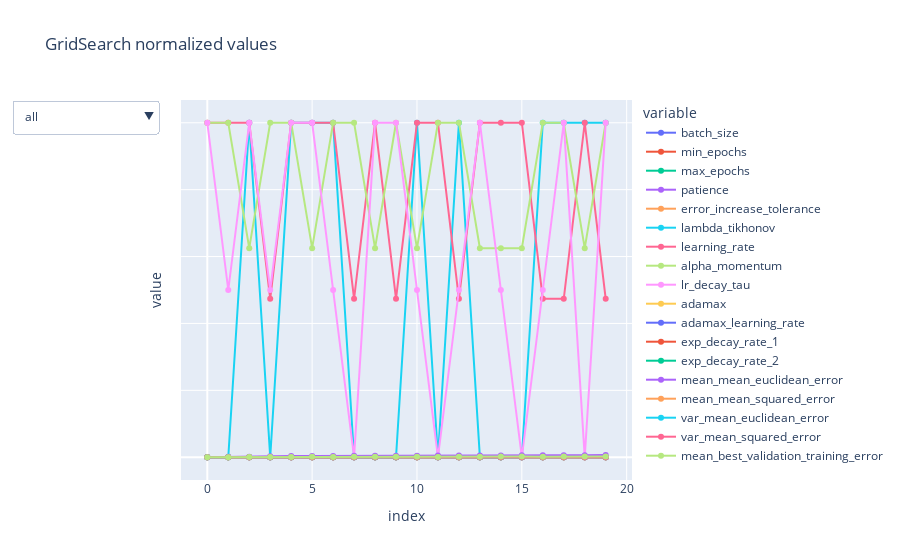

Notebook cell for this chart:
### Code cell
plot_gs(std_gs_results_clean.iloc[:20], 'GridSearch normalized values')

### Figure 1 — Plotly figure (JSON) as saved in the notebook; plotly's stock layout.template omitted (floating-point values rounded to 4 significant figures)
{"data": [{"legendgroup": "batch_size", "line": {"color": "#636efa", "dash": "solid"}, "marker": {"symbol": "circle"}, "mode": "markers+lines", "name": "batch_size", "orientation": "v", "showlegend": true, "type": "scatter", "x": [0, 1, 2, 3, 4, 5, 6, 7, 8, 9, 10, 11, 12, 13, 14, 15, 16, 17, 18, 19], "xaxis": "x", "y": [0, 0, 0, 0, 0, 0, 0, 0, 0, 0, 0, 0, 0, 0, 0, 0, 0, 0, 0, 0], "yaxis": "y"}, {"legendgroup": "min_epochs", "line": {"color": "#EF553B", "dash": "solid"}, "marker": {"symbol": "circle"}, "mode": "markers+lines", "name": "min_epochs", "orientation": "v", "showlegend": true, "type": "scatter", "x": [0, 1, 2, 3, 4, 5, 6, 7, 8, 9, 10, 11, 12, 13, 14, 15, 16, 17, 18, 19], "xaxis": "x", "y": [0, 0, 0, 0, 0, 0, 0, 0, 0, 0, 0, 0, 0, 0, 0, 0, 0, 0, 0, 0], "yaxis": "y"}, {"legendgroup": "max_epochs", "line": {"color": "#00cc96", "dash": "solid"}, "marker": {"symbol": "circle"}, "mode": "markers+lines", "name": "max_epochs", "orientation": "v", "showlegend": true, "type": "scatter", "x": [0, 1, 2, 3, 4, 5, 6, 7, 8, 9, 10, 11, 12, 13, 14, 15, 16, 17, 18, 19], "xaxis": "x", "y": [0, 0, 0, 0, 0, 0, 0, 0, 0, 0, 0, 0, 0, 0, 0, 0, 0, 0, 0, 0], "yaxis": "y"}, {"legendgroup": "patience", "line": {"color": "#ab63fa", "dash": "solid"}, "marker": {"symbol": "circle"}, "mode": "markers+lines", "name": "patience", "orientation": "v", "showlegend": true, "type": "scatter", "x": [0, 1, 2, 3, 4, 5, 6, 7, 8, 9, 10, 11, 12, 13, 14, 15, 16, 17, 18, 19], "xaxis": "x", "y": [0, 0, 0, 0, 0, 0, 0, 0, 0, 0, 0, 0, 0, 0, 0, 0, 0, 0, 0, 0], "yaxis": "y"}, {"legendgroup": "error_increase_tolerance", "line": {"color": "#FFA15A", "dash": "solid"}, "marker": {"symbol": "circle"}, "mode": "markers+lines", "name": "error_increase_tolerance", "orientation": "v", "showlegend": true, "type": "scatter", "x": [0, 1, 2, 3, 4, 5, 6, 7, 8, 9, 10, 11, 12, 13, 14, 15, 16, 17, 18, 19], "xaxis": "x", "y": [0, 0, 0, 0, 0, 0, 0, 0, 0, 0, 0, 0, 0, 0, 0, 0, 0, 0, 0, 0], "yaxis": "y"}, {"legendgroup": "lambda_tikhonov", "line": {"color": "#19d3f3", "dash": "solid"}, "marker": {"symbol": "circle"}, "mode": "markers+lines", "name": "lambda_tikhonov", "orientation": "v", "showlegend": true, "type": "scatter", "x": [0, 1, 2, 3, 4, 5, 6, 7, 8, 9, 10, 11, 12, 13, 14, 15, 16, 17, 18, 19], "xaxis": "x", "y": [0, 0, 1, 0, 1, 1, 1, 0, 0, 0, 1, 0, 1, 0, 0, 0, 1, 1, 1, 1], "yaxis": "y"}, {"legendgroup": "learning_rate", "line": {"color": "#FF6692", "dash": "solid"}, "marker": {"symbol": "circle"}, "mode": "markers+lines", "name": "learning_rate", "orientation": "v", "showlegend": true, "type": "scatter", "x": [0, 1, 2, 3, 4, 5, 6, 7, 8, 9, 10, 11, 12, 13, 14, 15, 16, 17, 18, 19], "xaxis": "x", "y": [1.0, 1.0, 1.0, 0.4737, 1.0, 1.0, 1.0, 0.4737, 1.0, 0.4737, 1.0, 1.0, 0.4737, 1.0, 1.0, 1.0, 0.4737, 0.4737, 1.0, 0.4737], "yaxis": "y"}, {"legendgroup": "alpha_momentum", "line": {"color": "#B6E880", "dash": "solid"}, "marker": {"symbol": "circle"}, "mode": "markers+lines", "name": "alpha_momentum", "orientation": "v", "showlegend": true, "type": "scatter", "x": [0, 1, 2, 3, 4, 5, 6, 7, 8, 9, 10, 11, 12, 13, 14, 15, 16, 17, 18, 19], "xaxis": "x", "y": [1, 1, 0.625, 1, 1, 0.625, 1, 1, 0.625, 1, 0.625, 1, 1, 0.625, 0.625, 0.625, 1, 1, 0.625, 1], "yaxis": "y"}, {"legendgroup": "lr_decay_tau", "line": {"color": "#FF97FF", "dash": "solid"}, "marker": {"symbol": "circle"}, "mode": "markers+lines", "name": "lr_decay_tau", "orientation": "v", "showlegend": true, "type": "scatter", "x": [0, 1, 2, 3, 4, 5, 6, 7, 8, 9, 10, 11, 12, 13, 14, 15, 16, 17, 18, 19], "xaxis": "x", "y": [1, 0.5, 1, 0.5, 1, 1, 0.5, 0, 1, 1, 0.5, 0, 0.5, 1, 0.5, 0, 0.5, 1, 0, 1], "yaxis": "y"}, {"legendgroup": "adamax", "line": {"color": "#FECB52", "dash": "solid"}, "marker": {"symbol": "circle"}, "mode": "markers+lines", "name": "adamax", "orientation": "v", "showlegend": true, "type": "scatter", "x": [0, 1, 2, 3, 4, 5, 6, 7, 8, 9, 10, 11, 12, 13, 14, 15, 16, 17, 18, 19], "xaxis": "x", "y": [0, 0, 0, 0, 0, 0, 0, 0, 0, 0, 0, 0, 0, 0, 0, 0, 0, 0, 0, 0], "yaxis": "y"}, {"legendgroup": "adamax_learning_rate", "line": {"color": "#636efa", "dash": "solid"}, "marker": {"symbol": "circle"}, "mode": "markers+lines", "name": "adamax_learning_rate", "orientation": "v", "showlegend": true, "type": "scatter", "x": [0, 1, 2, 3, 4, 5, 6, 7, 8, 9, 10, 11, 12, 13, 14, 15, 16, 17, 18, 19], "xaxis": "x", "y": [null, null, null, null, null, null, null, null, null, null, null, null, null, null, null, null, null, null, null, null], "yaxis": "y"}, {"legendgroup": "exp_decay_rate_1", "line": {"color": "#EF553B", "dash": "solid"}, "marker": {"symbol": "circle"}, "mode": "markers+lines", "name": "exp_decay_rate_1", "orientation": "v", "showlegend": true, "type": "scatter", "x": [0, 1, 2, 3, 4, 5, 6, 7, 8, 9, 10, 11, 12, 13, 14, 15, 16, 17, 18, 19], "xaxis": "x", "y": [null, null, null, null, null, null, null, null, null, null, null, null, null, null, null, null, null, null, null, null], "yaxis": "y"}, {"legendgroup": "exp_decay_rate_2", "line": {"color": "#00cc96", "dash": "solid"}, "marker": {"symbol": "circle"}, "mode": "markers+lines", "name": "exp_decay_rate_2", "orientation": "v", "showlegend": true, "type": "scatter", "x": [0, 1, 2, 3, 4, 5, 6, 7, 8, 9, 10, 11, 12, 13, 14, 15, 16, 17, 18, 19], "xaxis": "x", "y": [null, null, null, null, null, null, null, null, null, null, null, null, null, null, null, null, null, null, null, null], "yaxis": "y"}, {"legendgroup": "mean_mean_euclidean_error", "line": {"color": "#ab63fa", "dash": "solid"}, "marker": {"symbol": "circle"}, "mode": "markers+lines", "name": "mean_mean_euclidean_error", "orientation": "v", "showlegend": true, "type": "scatter", "x": [0, 1, 2, 3, 4, 5, 6, 7, 8, 9, 10, 11, 12, 13, 14, 15, 16, 17, 18, 19], "xaxis": "x", "y": [0, 0.001284, 0.001634, 0.003238, 0.003389, 0.003687, 0.004057, 0.004215, 0.004283, 0.004717, 0.004843, 0.00487, 0.005302, 0.00532, 0.00558, 0.005643, 0.006168, 0.006298, 0.006334, 0.006817], "yaxis": "y"}, {"legendgroup": "mean_mean_squared_error", "line": {"color": "#FFA15A", "dash": "solid"}, "marker": {"symbol": "circle"}, "mode": "markers+lines", "name": "mean_mean_squared_error", "orientation": "v", "showlegend": true, "type": "scatter", "x": [0, 1, 2, 3, 4, 5, 6, 7, 8, 9, 10, 11, 12, 13, 14, 15, 16, 17, 18, 19], "xaxis": "x", "y": [0, 1.578e-05, 3.223e-05, 5.373e-05, 7.039e-05, 7.375e-05, 9.81e-05, 8.611e-05, 7.941e-05, 9.939e-05, 0.0001033, 0.0001148, 9.721e-05, 0.0001033, 0.0001219, 0.0001136, 0.000126, 0.0001235, 0.0001353, 0.0001339], "yaxis": "y"}, {"legendgroup": "var_mean_euclidean_error", "line": {"color": "#19d3f3", "dash": "solid"}, "marker": {"symbol": "circle"}, "mode": "markers+lines", "name": "var_mean_euclidean_error", "orientation": "v", "showlegend": true, "type": "scatter", "x": [0, 1, 2, 3, 4, 5, 6, 7, 8, 9, 10, 11, 12, 13, 14, 15, 16, 17, 18, 19], "xaxis": "x", "y": [2.737e-06, 6.724e-06, 1.412e-06, 6.768e-07, 5.233e-06, 5.796e-06, 6.537e-06, 3.283e-06, 2.176e-07, 2.705e-06, 1.039e-05, 4.196e-05, 4.63e-06, 1.909e-06, 2.249e-06, 1.092e-06, 7.1e-06, 4.108e-06, 1.909e-06, 5.74e-06], "yaxis": "y"}, {"legendgroup": "var_mean_squared_error", "line": {"color": "#FF6692", "dash": "solid"}, "marker": {"symbol": "circle"}, "mode": "markers+lines", "name": "var_mean_squared_error", "orientation": "v", "showlegend": true, "type": "scatter", "x": [0, 1, 2, 3, 4, 5, 6, 7, 8, 9, 10, 11, 12, 13, 14, 15, 16, 17, 18, 19], "xaxis": "x", "y": [2.437e-10, 9.296e-10, 2.762e-10, 4.989e-11, 1.291e-09, 1.172e-09, 2.994e-09, 5.543e-10, 1.919e-11, 6.023e-10, 4.053e-09, 1.029e-08, 8.168e-10, 2.624e-10, 1.28e-09, 1.146e-10, 1.957e-09, 1.53e-09, 9.598e-10, 9.599e-10], "yaxis": "y"}, {"legendgroup": "mean_best_validation_training_error", "line": {"color": "#B6E880", "dash": "solid"}, "marker": {"symbol": "circle"}, "mode": "markers+lines", "name": "mean_best_validation_training_error", "orientation": "v", "showlegend": true, "type": "scatter", "x": [0, 1, 2, 3, 4, 5, 6, 7, 8, 9, 10, 11, 12, 13, 14, 15, 16, 17, 18, 19], "xaxis": "x", "y": [0, 0.0002355, 0.0007193, 0.001005, 0.0004679, 0.001403, 0.0008302, 0.001306, 0.001152, 0.001185, 0.001623, 0.001093, 0.001364, 0.001602, 0.002156, 0.002208, 0.001152, 0.001897, 0.002032, 0.001878], "yaxis": "y"}], "layout": {"hovermode": "x unified", "legend": {"title": {"text": "variable"}, "tracegroupgap": 0}, "title": {"text": "GridSearch normalized values"}, "updatemenus": [{"buttons": [{"args": ["visible", [true, true, true, true, true, true]], "label": "all", "method": "restyle"}, {"args": ["visible", [false, false, false, false, false, false, false, false, false, true, true, true, true, false, false, false, false, false]], "label": "adamax optimizer", "method": "restyle"}, {"args": ["visible", [false, false, false, false, false, false, true, true, true, false, false, false, false, false, false, false, false, false]], "label": "standard optimizer", "method": "restyle"}, {"args": ["visible", [true, true, true, true, true, true, false, false, false, false, false, false, false, false, false, false, false, false]], "label": "general", "method": "restyle"}, {"args": ["visible", [false, false, false, false, false, false, false, false, false, false, false, false, false, true, true, true, true, true]], "label": "metrics", "method": "restyle"}], "direction": "down", "type": "dropdown"}], "xaxis": {"anchor": "y", "domain": [0, 1], "title": {"text": "index"}}, "yaxis": {"anchor": "x", "domain": [0, 1], "showticklabels": false, "title": {"text": "value"}}}}
